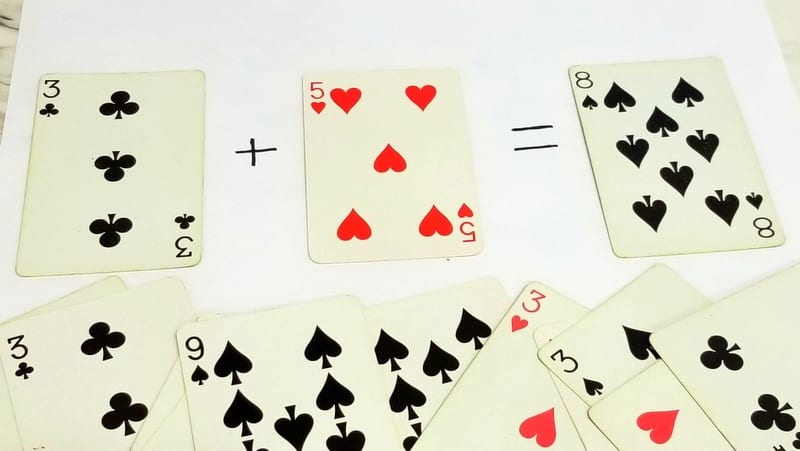
#> input picture images/cards.jpg, 800 x 451 px
$ python 5_warping.py
#> lines starting #> are read from the running program, lines starting #| are printed output that depends on the picture
import cv2
import numpy as np

img = cv2.imread("images/cards.jpg")
#> img is the input picture: shape (451, 800, 3); mean B, G, R 204.9, 220.6, 222.1
#img_resize = cv2.resize(img, (600, 450))

width, height = 250, 350
points1 = np.float32([[304, 73], [456, 69], [311, 261], [483, 253]])
points2 = np.float32([[0, 0], [width, 0], [0, height], [width, height]])
matrix = cv2.getPerspectiveTransform(points1, points2)
img_out = cv2.warpPerspective(img, matrix, (width, height))
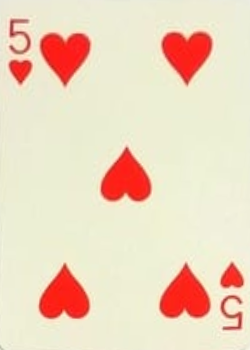
#> img_out: shape (350, 250, 3); mean B, G, R 191.8, 215, 238

cv2.imshow("Original", img)
cv2.imshow("Warp", img_out)

cv2.waitKey(0)

$ run again, with images/person1.jpg copied over images/cards.jpg
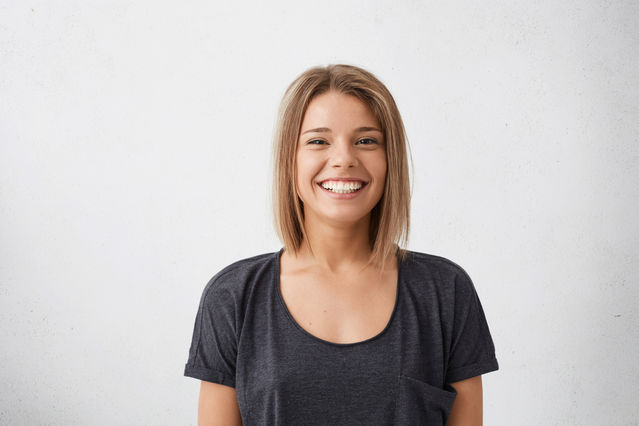
#> input picture images/person1.jpg, 639 x 426 px
#> img is the input picture: shape (426, 639, 3); mean B, G, R 189.6, 191.4, 197.4
#> `img_out = cv2.warpPerspective(img, matrix, (width, height))`:
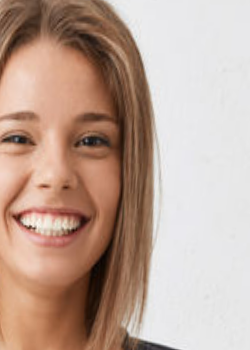
#> img_out: shape (350, 250, 3); mean B, G, R 151.5, 164.9, 190.3
